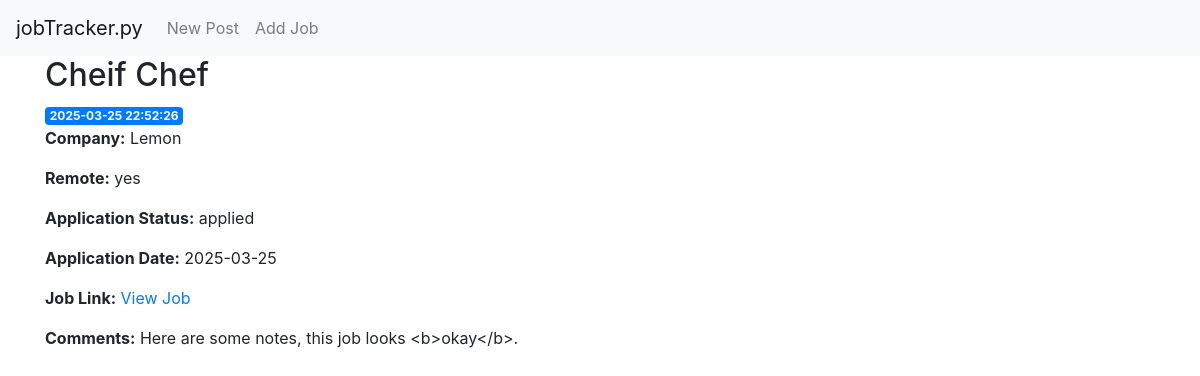
The page /job/2 on the database its author committed.
### tables this page shows
CREATE TABLE jobs (
    id INTEGER PRIMARY KEY AUTOINCREMENT,
    created TIMESTAMP NOT NULL DEFAULT CURRENT_TIMESTAMP,
    job_title TEXT NOT NULL,
    company TEXT NOT NULL,
    remote_q TEXT CHECK(remote_q IN ('yes', 'no', 'hybrid')) NOT NULL,
    applied TEXT CHECK (applied IN ('applied', 'interested', 'interviewing', 'hired', 'denied')) NOT NULL,
    applied_date DATE,
    link TEXT,
    comments TEXT
);

### app.py (the view)
@app.route('/job/<int:job_id>')
def job(job_id):
    job = get_job(job_id)
    return render_template('job.html', job=job)

### app.py (called while the page is built)
def get_db_connection():
    conn = sqlite3.connect('database.db')
    conn.row_factory = sqlite3.Row
    return conn

def get_job(job_id):
    conn = get_db_connection()
    job = conn.execute('SELECT * FROM jobs WHERE id = ?',
                        (job_id,)).fetchone()
    conn.close()
    if job is None:
        abort(404)
    return job

### templates/job.html
{% extends 'base.html' %}
{% block content %}
    <h2>{% block title %} {{ job['job_title'] }} {% endblock %}</h2>
    <span class="badge badge-primary">{{ job['created'] }}</span>
    <p><strong>Company:</strong> {{ job['company'] }}</p>
    <p><strong>Remote:</strong> {{ job['remote_q'] }}</p>
    <p><strong>Application Status:</strong> {{ job['applied'] }}</p>
    <p><strong>Application Date:</strong> {{ job['applied_date'] if job['applied_date'] else 'N/A' }}</p>
    <p><strong>Job Link:</strong>
        {% if job['link'] %}
            <a href="{{ job['link'] }}" target="_blank">View Job</a>
        {% else %}
            N/A
        {% endif %}
    </p>
    <p><strong>Comments:</strong>
        {% if job['comments'] %}
            {{ job['comments'] }}
        {% else %}
            N/A
        {% endif %}
    </p>
{% endblock %}

### rows shown on the page
jobs: job_title "Cheif Chef", created "2025-03-25 22:52:26", company "Lemon", remote_q "yes", applied "applied", applied_date "2025-03-25", comments "Here are some notes, this job looks <b>okay</b>."
